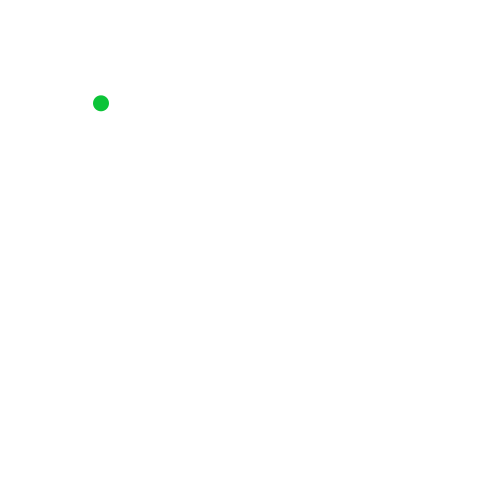
Frame 1 (no input)
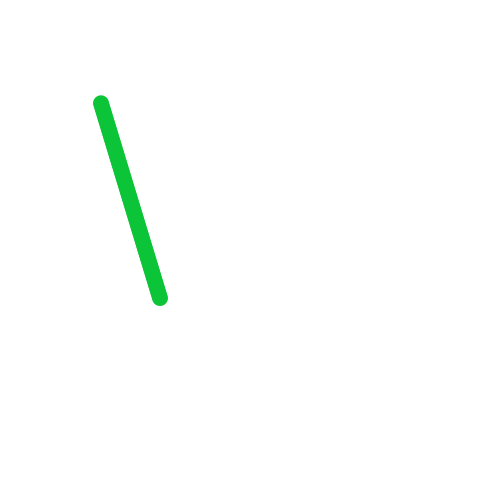
Frame 60 (the mouse pressed at the canvas centre just before this capture)
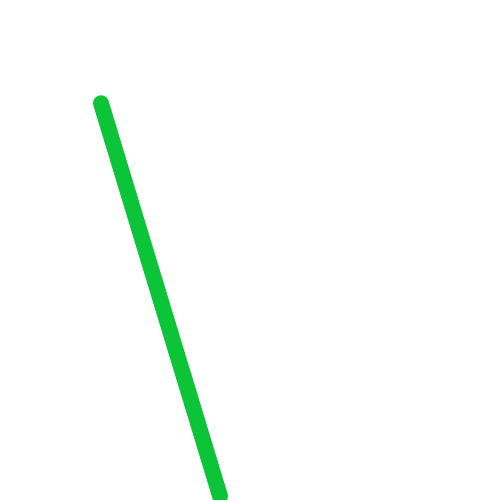
Frame 120 (the mouse held since frame 60 and released just before this capture)

The Processing sketch that drew these frames (run headless with seeded random() and noise(); from frame 60 on, the mouse is pressed at the canvas centre):

// Processing sketch: midterm_vector01
// ── midterm_vector01.pde
// learning vector with processing example

float x = 100;
float y = 100;
float xspeed = 1;
float yspeed = 3.3;

void setup() {
  size(500,500);
  smooth();
  background(255);
}

void draw() {
  noStroke();
  fill(#0CC438);
  
  
  // Add the current speed to the location.
  x = x + xspeed;
  y = y + yspeed;

  // Check for bouncing
  if ((x > width) || (x < 0)) {
    xspeed = xspeed * -1;
  }
  if ((y > height) || (y < 0)) {
    yspeed = yspeed * -1;
  }

  // Display at x,y location
  noStroke();
  fill(#0CC438);
  ellipse(x,y,16,16);
}
